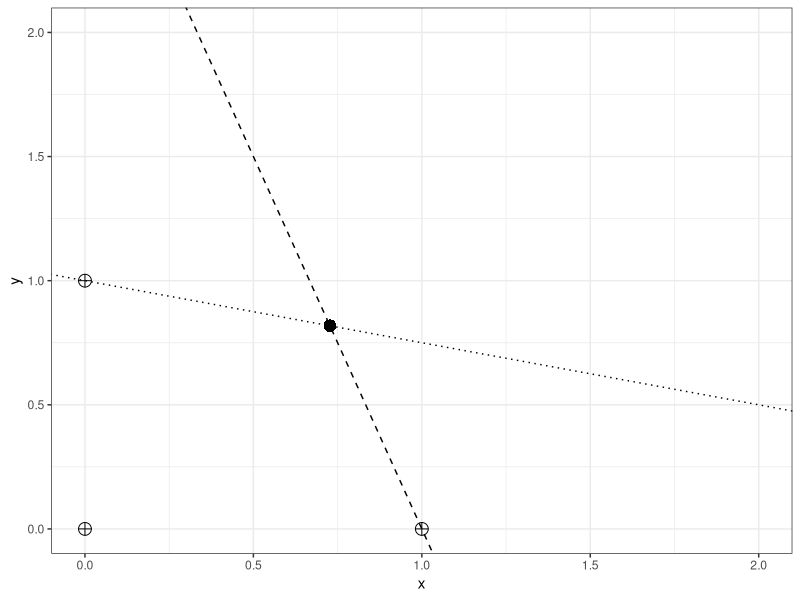
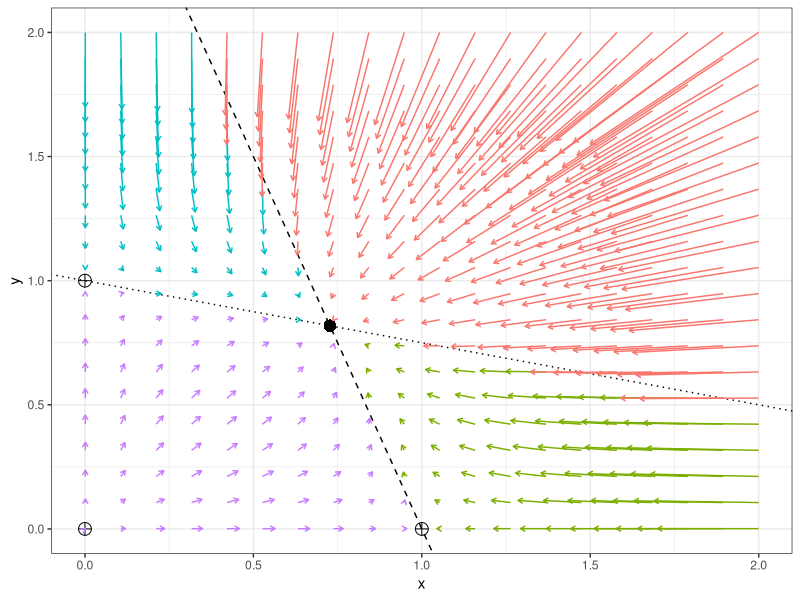
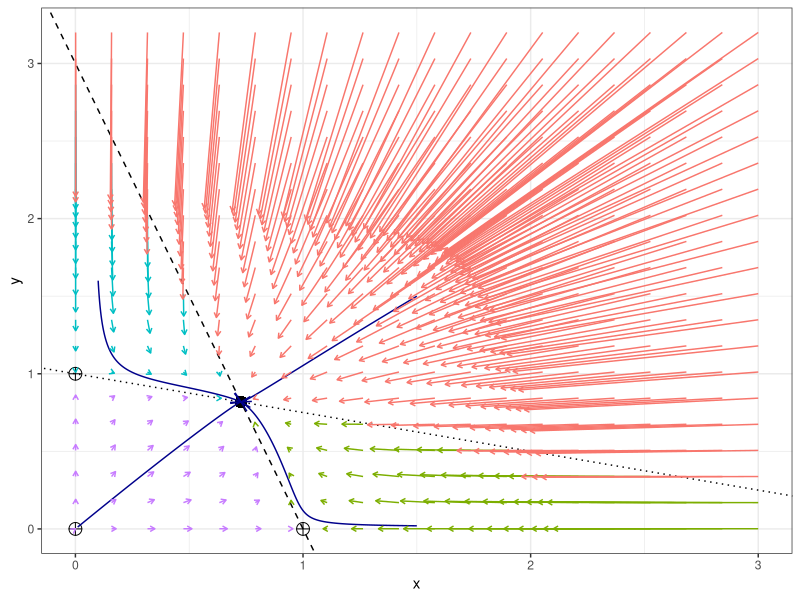
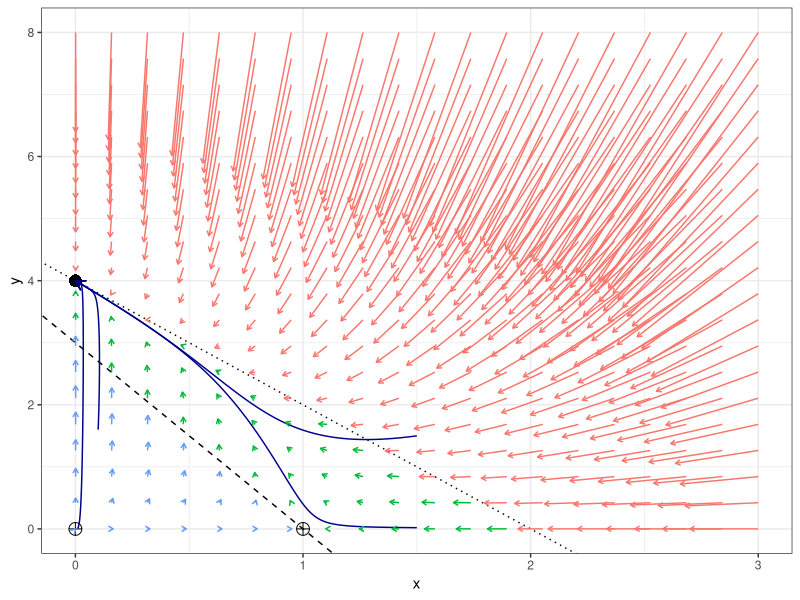
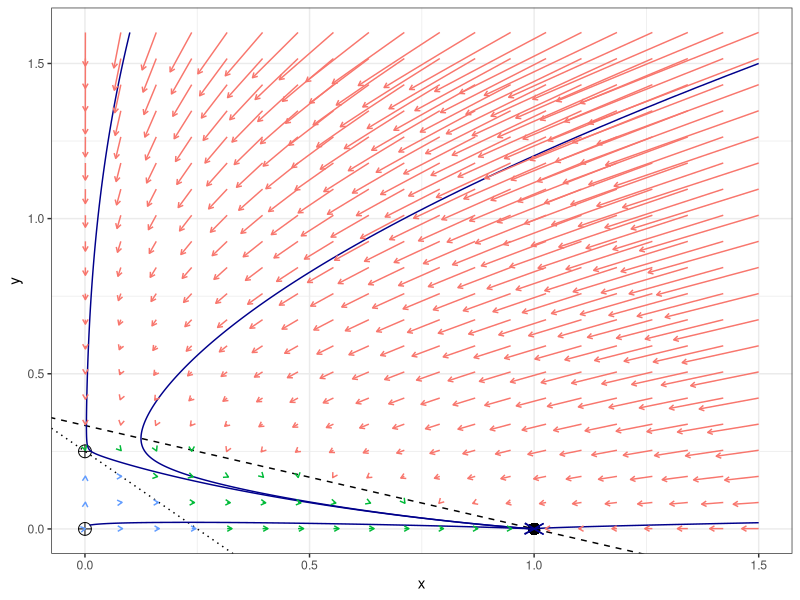
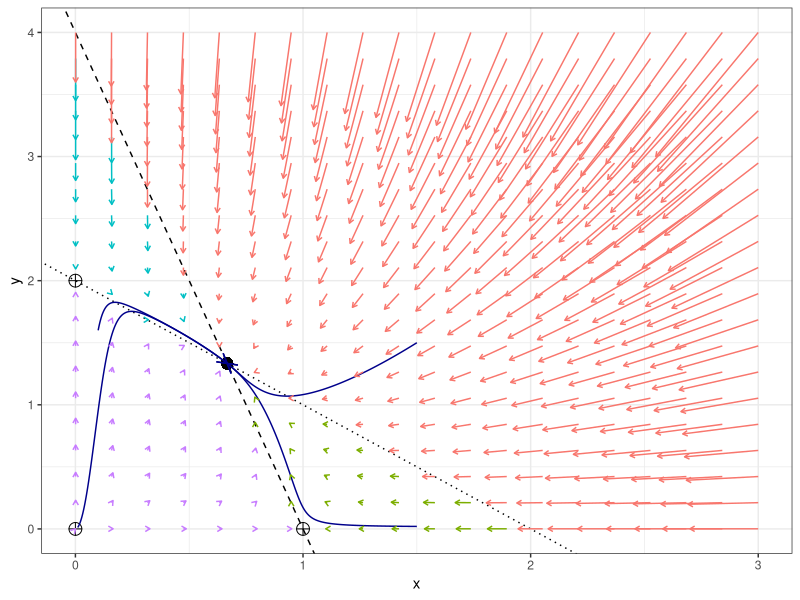
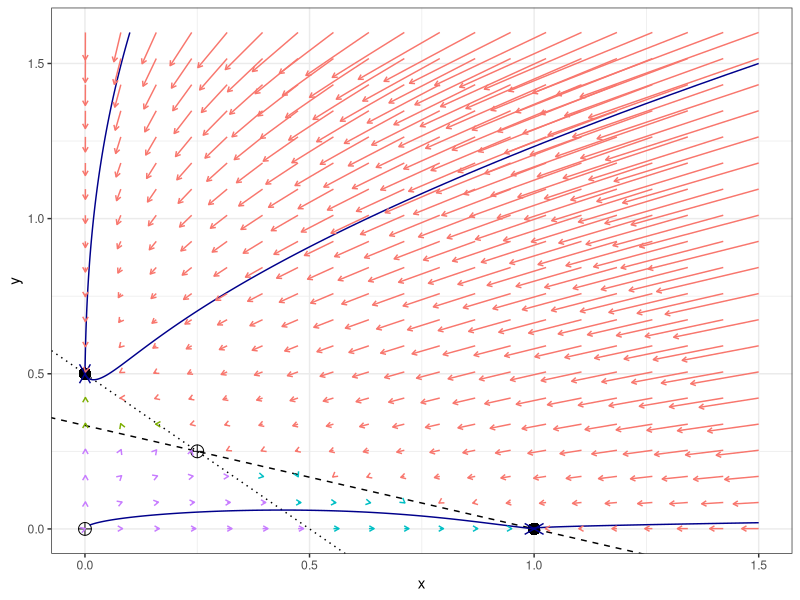
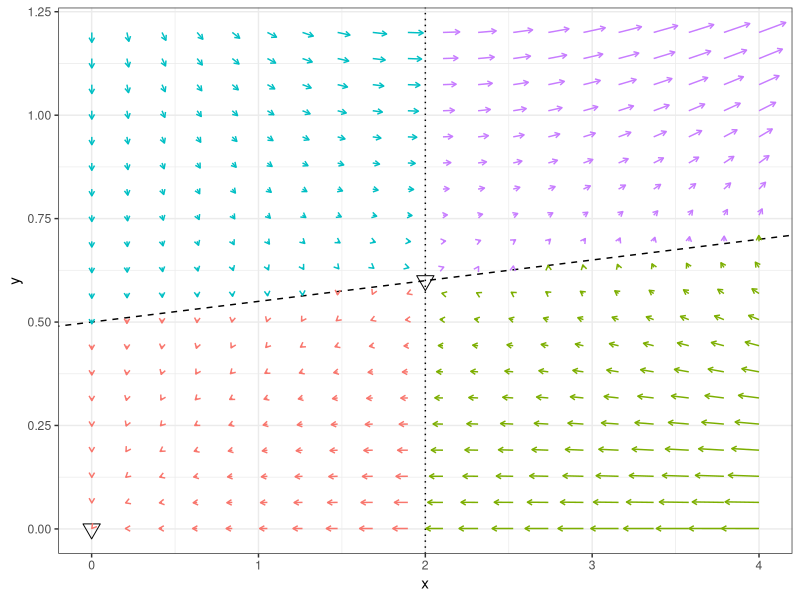

Recreate these plots in R, in order.
## ---- chunk 1
#| warning: false
#| message: false
#| echo: false
library(tidyverse) # plotting, data organization
library(deSolve) # integrate differential equations
## ---- chunk 2
#| echo: false
#| message: false
#| warning: false
THRESH <- 10^-10
glv_dxdt <- function(x, parms) x * (parms$r + as.vector(parms$A %*% x))

glv_2 <- function(t, x, parms){
  x[x < THRESH] <- 0
  dxdt <- glv_dxdt(x, parms)
  return(list(dxdt))
}

is_stable <- function(z, r, A){
  M <- matrix(c(
    r[1] + 2 * A[1,1] * z[1] + A[1,2] * z[2], A[1,2] * z[1], 
    A[2,1] * z[2], r[2] + 2 * A[2,2] * z[2] + A[2,1] * z[1]
  ), 2, 2, byrow = TRUE)
  st <- max(Re(eigen(M, only.values = TRUE)$values))
  if (st < -10^-10) return("1")
  return("0")
}

# one-size-fits all plots for 2-spp GLV
glv2_plot_all <- function(parms, 
                          plot_isoclines = TRUE,
                          plot_flow = TRUE,
                          plot_trajectories = FALSE,
                          # params for size of graph
                          xlims = c(0, 1.25), 
                          ylims = c(0, 1.25),
                          # params for flow
                          num_arrows = 20,
                          arrow_length = 0.1,
                          # params for trajectories
                          initial_conditions = NULL,
                          time_length = 50,
                          time_step = 0.01
                          ){
  A <- parms$A
  r <- parms$r
  # compute equilibria
  # 1) trivial
  xs <- tibble(x = 0, y = 0)
  # 2) marginal
  if ((A[1,1] != 0) & (-r[1] / A[1,1] > 0)) {
    xs <- bind_rows(xs, tibble(x = -r[1] / A[1,1], y = 0))
  }
  if ((A[2,2]) & (-r[2] / A[2,2] > 0)) {
    xs <- bind_rows(xs, tibble(y = -r[2] / A[2,2], x = 0))
  }
  # 3) coexistence
  tmp <- as.vector(solve(A, -r))
  if(all(tmp > 0)) xs <- bind_rows(xs, tibble(x = tmp[1], y = tmp[2]))
  # now compute their local stability
  xs <- xs %>% add_column(stable = apply(xs, 1, is_stable, A = A, r = r))
  pl <- ggplot(data = xs) + 
    aes(x = x, y = y) + 
    geom_point(aes(shape = stable), size = 4) + 
    scale_shape_manual(values = c("0" = 10, "1" = 16))
  # compute isoclines
  if (plot_isoclines){
    intercepts <- c(-r[1] / A[1,2], -r[2] / A[2,2])
    slopes <- c(-A[1,1] / A[1,2], -A[2,1] / A[2,2])
    if(A[2,2] == 0) intercepts[2] <- -r[2] / A[2,1]
    pl <- pl + geom_abline(slope = slopes[1], intercept = intercepts[1], linetype = 2)
    if (!is.infinite(slopes[2])) {
      pl <- pl + geom_abline(slope = slopes[2], intercept = intercepts[2], linetype = 3)
    } else {
      pl <- pl + geom_vline(xintercept = intercepts[2], linetype = 3)
    }
  }
  # trajectories
  if (plot_trajectories){
    dt_trajectories <- tibble()
    # initial_conditions is a matrix of initial conditions
    for (i in 1:nrow(initial_conditions)){
      tmp <- ode(y = initial_conditions[i,], 
                 times = seq(0, time_length, by = time_step),
                 func = glv_2, parms = parms, method = "ode45") %>% 
        as.data.frame() %>% as_tibble()
      tmp <- tmp[,-1]
      colnames(tmp) <- c("x", "y")
      tmp <- tmp %>% mutate(trajectory = i)
      dt_trajectories <- bind_rows(dt_trajectories, tmp)
    }
    pl <- pl + geom_path(data = dt_trajectories, 
                         aes(x = x, y = y, group = trajectory),
                         arrow = arrow(length = unit(0.02, "npc")), 
                         colour = "darkblue")
    xs <- xs %>% select(-stable)
    xs <- bind_rows(xs, dt_trajectories)
    xs[is.na(xs)] <- 0
    xs$x[is.infinite(xs$x)] <- NA
    xs$y[is.infinite(xs$y)] <- NA
  }
  if (plot_flow){
    # flow
    xx <- seq(0.001, xlims[2] * max(0.01, max(xs[,1])), length.out = num_arrows)
    yy <- seq(0.001, ylims[2] * max(0.01, max(xs[,2])), length.out = num_arrows)
    tb_flow <- expand_grid(xx, yy)
    colnames(tb_flow) <- c("x", "y")
    # compute dxdt
    tb_flow2 <- t(apply(tb_flow, 1, glv_dxdt, parms = parms))
    colnames(tb_flow2) <- c("xend", "yend")
    tb_flow2 <- tb_flow2 %>% as_tibble() %>% 
      mutate(col_arrow = paste(sign(xend), sign(yend)))
    tb_flow <- bind_cols(tb_flow, tb_flow2) %>% mutate(xend = x + xend * arrow_length, 
                                                     yend = y + yend * arrow_length)
    pl <- pl + geom_segment(data = tb_flow, 
                    aes(xend = xend, yend = yend, 
                        colour = col_arrow, 
                        x = x, y = y), arrow = arrow(length = unit(0.01, "npc")))
  }
  pl <- pl + 
    coord_cartesian(xlim = xlims * max(0.01, max(xs[,1], na.rm = TRUE)),
    ylim = ylims * max(0.01, max(xs[,2], na.rm = TRUE)))
  pl <- pl + theme_bw() + theme(legend.position = "none")
  #show(pl)
}
## ---- chunk 3
#| echo: false
rho <- 1
A12 <- 1/3
A21 <- 1/4
parms_c1 <- list(r = c(1, rho), A = matrix(-c(1, A21, A12, 1), 2, 2))
show(glv2_plot_all(parms = parms_c1, 
              plot_isoclines = TRUE, 
              plot_flow = FALSE, 
              plot_trajectories = FALSE,
              xlims = c(0,2), ylims = c(0,2)))
## ---- chunk 4
#| echo: false
show(glv2_plot_all(parms = parms_c1, 
              plot_isoclines = TRUE, 
              plot_flow = TRUE, 
              plot_trajectories = FALSE,
              xlims = c(0,2), ylims = c(0,2), arrow_length = 0.15))
## ---- chunk 5
#| echo: false
show(glv2_plot_all(parms = parms_c1, 
              plot_isoclines = TRUE, 
              plot_flow = TRUE, 
              plot_trajectories = TRUE,
              initial_conditions = matrix(c(0.01, 0.012, 
                                            1.5, 0.02,
                                            0.1, 1.6,
                                            1.5, 1.5), 
                                          4, 2, byrow = TRUE),
              xlims = c(0,2), ylims = c(0,2), arrow_length = 0.15))
## ---- chunk 6
#| echo: false
rho <- 4
A12 <- 1/3
A21 <- 2

parms_ca <- list(r = c(1, rho), A = matrix(-c(1, A21, A12, 1), 2, 2))
show(glv2_plot_all(parms = parms_ca, 
              plot_isoclines = TRUE, 
              plot_flow = TRUE, 
              plot_trajectories = TRUE,
              initial_conditions = matrix(c(0.01, 0.012, 
                                            1.5, 0.02,
                                            0.1, 1.6,
                                            1.5, 1.5), 
                                          4, 2, byrow = TRUE),
              xlims = c(0,2), ylims = c(0,2), arrow_length = 0.05))
## ---- chunk 7
#| echo: false
rho <- 1/4
A12 <- 3
A21 <- 1

parms_cb <- list(r = c(1, rho), A = matrix(-c(1, A21, A12, 1), 2, 2))
show(glv2_plot_all(parms = parms_cb, 
              plot_isoclines = TRUE, 
              plot_flow = TRUE, 
              plot_trajectories = TRUE,
              initial_conditions = matrix(c(0.01, 0.012, 
                                            1.5, 0.02,
                                            0.1, 1.6,
                                            1.5, 1.5), 
                                          4, 2, byrow = TRUE),
              xlims = c(0,1), ylims = c(0,1), arrow_length = 0.05))
## ---- chunk 8
#| echo: false
rho <- 2
A12 <- 1/4
A21 <- 1

parms_cc <- list(r = c(1, rho), A = matrix(-c(1, A21, A12, 1), 2, 2))
show(glv2_plot_all(parms = parms_cc, 
              plot_isoclines = TRUE, 
              plot_flow = TRUE, 
              plot_trajectories = TRUE,
              initial_conditions = matrix(c(0.01, 0.012, 
                                            1.5, 0.02,
                                            0.1, 1.6,
                                            1.5, 1.5), 
                                          4, 2, byrow = TRUE),
              xlims = c(0,2), ylims = c(0,2), arrow_length = 0.05))
## ---- chunk 9
#| echo: false
rho <- 1/2
A12 <- 3
A21 <- 1

parms_cd <- list(r = c(1, rho), A = matrix(-c(1, A21, A12, 1), 2, 2))
show(glv2_plot_all(parms = parms_cd, 
              plot_isoclines = TRUE, 
              plot_flow = TRUE, 
              plot_trajectories = TRUE,
              initial_conditions = matrix(c(0.01, 0.012, 
                                            1.5, 0.02,
                                            0.1, 1.6,
                                            1.5, 1.5), 
                                          4, 2, byrow = TRUE),
              xlims = c(0,1), ylims = c(0,1), arrow_length = 0.05))
## ---- chunk 10
#| echo: false
#| warning: false
#| message: false
parms_ex1 <- list(r = c(-1, -1/2), A = matrix(c(-0.1, 2, 1/4, 0), 2, 2, byrow = TRUE))
show(glv2_plot_all(parms = parms_ex1, 
              plot_isoclines = TRUE, 
              plot_flow = TRUE, 
              plot_trajectories = FALSE,
              xlims = c(0,2), ylims = c(0,2), arrow_length = 0.04) + scale_shape_manual(values = c("0" = 6, "1" = 6)))
## ---- chunk 11
#| echo: false
#| warning: false
#| message: false
parms_ex2 <- list(r = c(1, 1/2), A = matrix(c(-6.1, 2, 1/4, -3), 2, 2, byrow = TRUE))
show(glv2_plot_all(parms = parms_ex2, 
              plot_isoclines = TRUE, 
              plot_flow = TRUE, 
              plot_trajectories = FALSE,
              xlims = c(0,2), ylims = c(0,2), arrow_length = 0.04) + scale_shape_manual(values = c("0" = 6, "1" = 6)))
## ---- chunk 12
#| echo: false
alpha <- 0.5
parms_lv_pred_prey <- list(r = c(1, -alpha), A = matrix(c(0,1,-1,0), 2, 2))
show(
glv2_plot_all(parms = parms_lv_pred_prey, 
              plot_isoclines = TRUE, 
              plot_flow = FALSE, 
              plot_trajectories = FALSE,
              xlims = c(0,2), ylims = c(0,2))
)
## ---- chunk 13
#| echo: false
show(
glv2_plot_all(parms = parms_lv_pred_prey, 
              plot_isoclines = TRUE, 
              plot_flow = TRUE, 
              plot_trajectories = FALSE,
              xlims = c(0,2), ylims = c(0,2))
)
## ---- chunk 14
#| echo: false

show(
glv2_plot_all(parms = parms_lv_pred_prey, 
              plot_isoclines = TRUE, 
              plot_flow = TRUE, 
              plot_trajectories = TRUE,
              initial_conditions = matrix(c(
                0.9 * alpha, 0.9,
                0.6 * alpha, 0.6,
                0.5 * alpha, 0.5,
                0.25 * alpha, 0.25
              ), 4, 2, byrow = TRUE))
)
## ---- chunk 15
#| echo: false
epsilon <- 0.25
alpha <- 2
show(
glv2_plot_all(parms = list(r = c(1, -alpha), A = matrix(c(-epsilon, -1, 
                                                          1, 0), 2, 2, byrow = TRUE)), 
              plot_isoclines = TRUE, 
              plot_flow = TRUE, 
              plot_trajectories = TRUE,
              initial_conditions = matrix(c(
                0.9 * alpha, 0.9,
                0.6 * alpha, 0.6,
                0.5 * alpha, 0.5,
                0.25 * alpha, 0.25
              ), 4, 2, byrow = TRUE))
)
